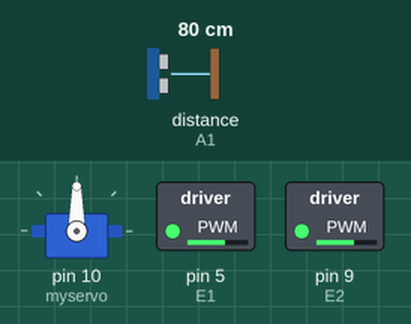
The sketch below on a simulated Arduino Uno, built with avr-gcc and run on an emulated ATmega328P. Parts: servo, switched loads named in the sketch (green lamp = pin HIGH). The test bench sets the inputs (shaded band); at power-on: distance to the obstacle (sensor on A1) 80 cm. The echo pulse lasts 58.3 µs per cm.

Above: at 2.2 s.
2.3 s: distance to the obstacle (sensor on A1) set to 32 cm
6.5 s: distance to the obstacle (sensor on A1) set to 27 cm
At 9.3 s:
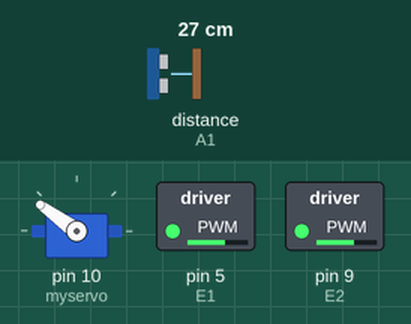
10.7 s: distance to the obstacle (sensor on A1) set to 35 cm
At 11.84 s:
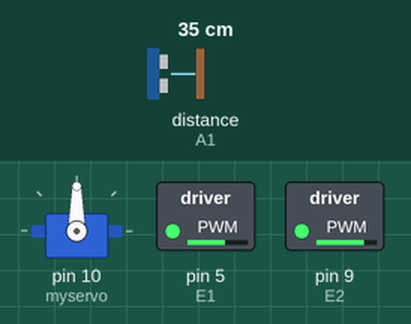
14.9 s: distance to the obstacle (sensor on A1) set to 2 cm
At 16.8 s:
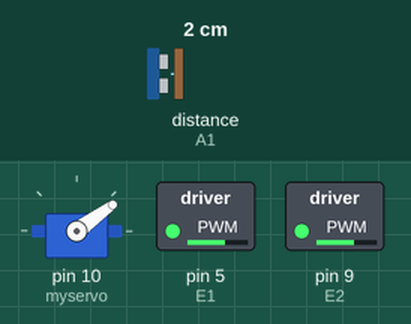
19.1 s: distance to the obstacle (sensor on A1) set to 60 cm
At 20.9 s:
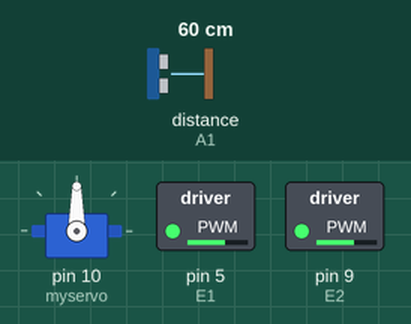
23.3 s: distance to the obstacle (sensor on A1) set to 4 cm
At 25.7 s:
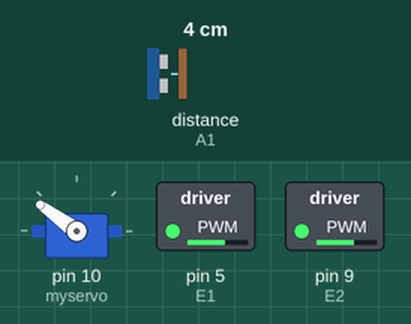
Timing chart, 0 to 28.5 s (numbered marks = the images above; inputs shaded):
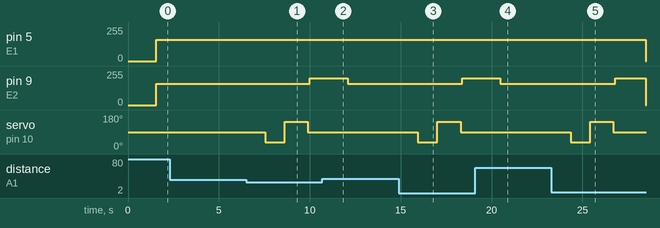

The sketch:

avoiding.ino
```cpp
#include <AFMotor.h>
#include <Servo.h>
#include <NewPing.h>

#define TRIG_PIN A0
#define ECHO_PIN A1
#define MAX_DISTANCE 300
#define MAX_SPEED 160
#define MAX_SPEED_OFFSET 40
#define COLL_DIST 30
#define TURN_DIST COLL_DIST+20
NewPing sonar(TRIG_PIN, ECHO_PIN, MAX_DISTANCE);

int E1 = 5;
int M1 = 4;
int E2 = 9;
int M2 = 2;
Servo myservo;

int leftDistance, rightDistance;
int curDist = 0;
String motorSet = "";
int speedSet = 0;

void setup() {
  myservo.attach(10);
  myservo.write(90);
  delay(1000);
 }

void loop() {
  myservo.write(90);
  delay(90);
  curDist = readPing();
  if (curDist < COLL_DIST) {changePath();}
  moveForward();
  delay(500);
 }

void changePath() {
  moveStop();
  myservo.write(36);
    delay(500);
    rightDistance = readPing();
    delay(500);
    myservo.write(144);
    delay(700);
    leftDistance = readPing();
    delay(500);
    myservo.write(90);
    delay(100);
    compareDistance();
  }


void compareDistance()
{
  if (leftDistance>rightDistance)
  {
    turnLeft();
  }
  else if (rightDistance>leftDistance)
  {
    turnRight();
  }
   else
  {
    turnAround();
  }
}

int readPing() {
  delay(70);
  unsigned int uS = sonar.ping();
  int cm = uS/US_ROUNDTRIP_CM;
  return cm;
}

void moveStop() {
  digitalWrite(M1, RELEASE);
  digitalWrite(M2, RELEASE);
}  // stop the motors.

void moveForward() {
    motorSet = "FORWARD";
    digitalWrite(M1, HIGH);
    digitalWrite(M2, HIGH);
  for (speedSet = 0; speedSet < MAX_SPEED; speedSet +=2)
  {
    analogWrite(E1, speedSet);
    analogWrite(E2, speedSet);
    delay(5);
  }
}

void moveBackward() {
    motorSet = "BACKWARD";
    digitalWrite(M1, LOW);
    digitalWrite(M2, LOW);
  for (speedSet = 0; speedSet < MAX_SPEED; speedSet +=2)
  {
    analogWrite(E1, speedSet);
    analogWrite(E2, speedSet);
    delay(5);
  }
}

void turnRight() {
  motorSet = "RIGHT";
  digitalWrite(M1, HIGH);
  digitalWrite(M2, LOW);
  analogWrite(E2, speedSet+MAX_SPEED_OFFSET);
  delay(1500);
  motorSet = "FORWARD";
  digitalWrite(M1, HIGH);
  digitalWrite(M2, HIGH);
}

void turnLeft() {
  motorSet = "LEFT";
  digitalWrite(M1, LOW);
  analogWrite(E1, speedSet+MAX_SPEED_OFFSET);
  digitalWrite(M2, HIGH);
  delay(1500);
  motorSet = "FORWARD";
  digitalWrite(M1, HIGH);
  digitalWrite(M2, HIGH);
}

void turnAround() {
  motorSet = "RIGHT";
  digitalWrite(M1, HIGH);
  digitalWrite(M2, LOW);
  analogWrite(E2, speedSet+MAX_SPEED_OFFSET);
  delay(1700);
  motorSet = "FORWARD";
  digitalWrite(M1, HIGH);
  digitalWrite(M2, HIGH);
}  
```

Measured:
- the behaviour switches between 30 and 29 cm on distance to the obstacle (sensor on A1) (found by bisection; images 0 and 1)
- after the input at 6.5 s, pin 9 (E2): 158/255 → 200/255 after 3.5 s; servo on pin 10 (myservo): 90° → 36° after 1.1 s, → 144° 1.1 s later, → 90° 1.3 s later
- after the input at 10.7 s, servo on pin 10 (myservo): stays 90° (without the input it goes to 36° after 2.1 s)
- after the input at 14.9 s, pin 9 (E2): 158/255 → 200/255 after 3.5 s; servo on pin 10 (myservo): 90° → 36° after 1.1 s, → 144° 1.1 s later, → 90° 1.3 s later
- after the input at 19.1 s, servo on pin 10 (myservo): stays 90° (without the input it goes to 36° after 2.1 s)
- after the input at 23.3 s, pin 5 (E1): 158/255 → 0/255 after 5.2 s; pin 9 (E2): 158/255 → 200/255 after 3.5 s, → 0/255 1.7 s later; servo on pin 10 (myservo): 90° → 36° after 1.1 s, → 144° 1.1 s later, → 90° 1.3 s later
